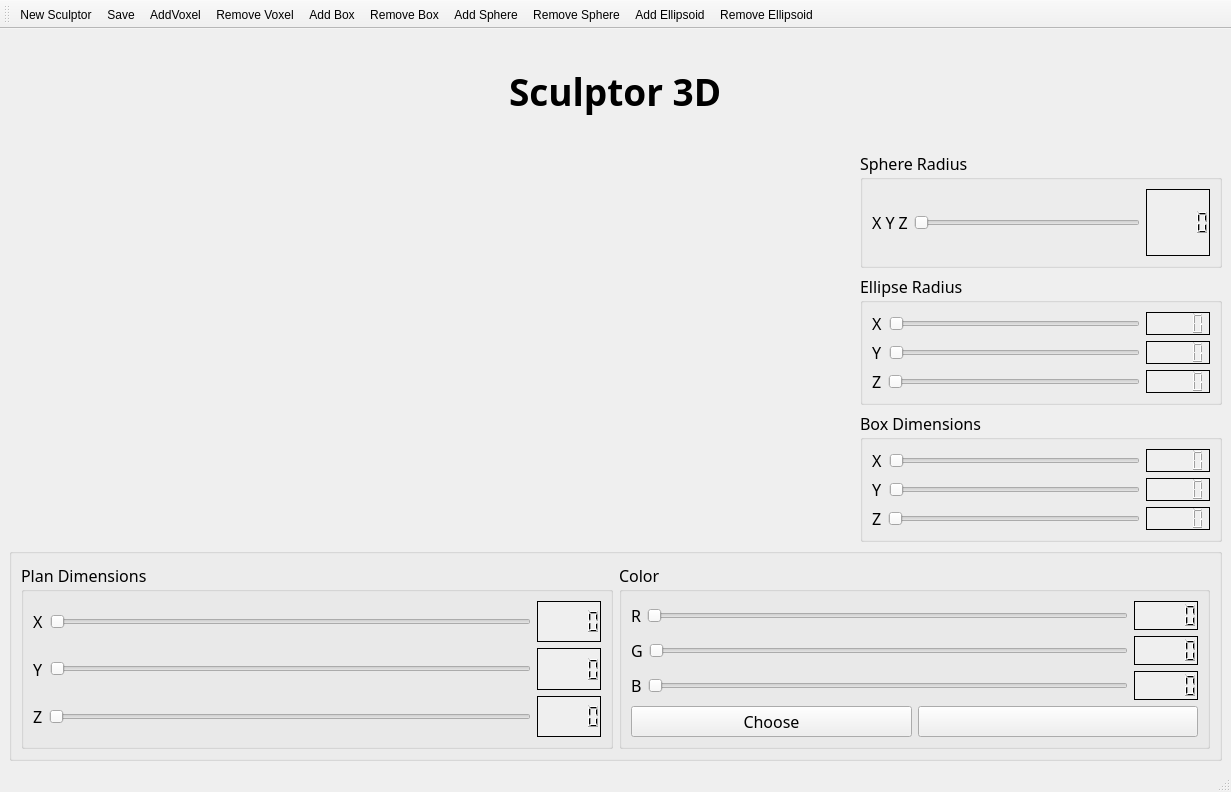
<?xml version="1.0" encoding="UTF-8"?>
<ui version="4.0">
 <class>MainWindow</class>
 <widget class="QMainWindow" name="MainWindow">
  <property name="geometry">
   <rect>
    <x>0</x>
    <y>0</y>
    <width>1231</width>
    <height>792</height>
   </rect>
  </property>
  <property name="maximumSize">
   <size>
    <width>1469</width>
    <height>1008</height>
   </size>
  </property>
  <property name="windowTitle">
   <string>MainWindow</string>
  </property>
  <property name="layoutDirection">
   <enum>Qt::LeftToRight</enum>
  </property>
  <widget class="QWidget" name="centralwidget">
   <layout class="QGridLayout" name="gridLayout_11">
    <item row="0" column="0">
     <layout class="QGridLayout" name="gridLayout" rowstretch="15,55,30">
      <item row="0" column="0">
       <layout class="QGridLayout" name="gridLayout_2">
        <item row="0" column="0" alignment="Qt::AlignHCenter|Qt::AlignVCenter">
         <widget class="QLabel" name="label_2">
          <property name="font">
           <font>
            <family>Exo</family>
            <pointsize>28</pointsize>
            <bold>true</bold>
           </font>
          </property>
          <property name="layoutDirection">
           <enum>Qt::LeftToRight</enum>
          </property>
          <property name="text">
           <string>Sculptor 3D</string>
          </property>
         </widget>
        </item>
       </layout>
      </item>
      <item row="2" column="0">
       <widget class="QGroupBox" name="groupBox_2">
        <property name="title">
         <string/>
        </property>
        <layout class="QGridLayout" name="gridLayout_3">
         <item row="0" column="0">
          <layout class="QHBoxLayout" name="horizontalLayout_19" stretch="50,50">
           <item>
            <widget class="QGroupBox" name="groupBox_4">
             <property name="font">
              <font>
               <family>Exo</family>
               <pointsize>12</pointsize>
              </font>
             </property>
             <property name="title">
              <string>Plan Dimensions</string>
             </property>
             <layout class="QGridLayout" name="gridLayout_6">
              <item row="0" column="0">
               <layout class="QGridLayout" name="gridLayout_5">
                <item row="1" column="0">
                 <layout class="QHBoxLayout" name="horizontalLayout_9">
                  <item>
                   <widget class="QLabel" name="label_9">
                    <property name="text">
                     <string>X</string>
                    </property>
                   </widget>
                  </item>
                  <item>
                   <widget class="QSlider" name="horizontalSliderDX">
                    <property name="orientation">
                     <enum>Qt::Horizontal</enum>
                    </property>
                   </widget>
                  </item>
                  <item>
                   <widget class="QLCDNumber" name="lcdNumberDX">
                    <property name="autoFillBackground">
                     <bool>true</bool>
                    </property>
                    <property name="frameShadow">
                     <enum>QFrame::Plain</enum>
                    </property>
                   </widget>
                  </item>
                 </layout>
                </item>
                <item row="3" column="0">
                 <layout class="QHBoxLayout" name="horizontalLayout_10">
                  <item>
                   <widget class="QLabel" name="label_10">
                    <property name="text">
                     <string>Y</string>
                    </property>
                   </widget>
                  </item>
                  <item>
                   <widget class="QSlider" name="horizontalSliderDY">
                    <property name="orientation">
                     <enum>Qt::Horizontal</enum>
                    </property>
                   </widget>
                  </item>
                  <item>
                   <widget class="QLCDNumber" name="lcdNumberDY">
                    <property name="autoFillBackground">
                     <bool>true</bool>
                    </property>
                    <property name="frameShadow">
                     <enum>QFrame::Plain</enum>
                    </property>
                   </widget>
                  </item>
                 </layout>
                </item>
                <item row="5" column="0">
                 <layout class="QHBoxLayout" name="horizontalLayout_11">
                  <item>
                   <widget class="QLabel" name="label_11">
                    <property name="text">
                     <string>Z</string>
                    </property>
                   </widget>
                  </item>
                  <item>
                   <widget class="QSlider" name="horizontalSliderDZ">
                    <property name="orientation">
                     <enum>Qt::Horizontal</enum>
                    </property>
                   </widget>
                  </item>
                  <item>
                   <widget class="QLCDNumber" name="lcdNumberDZ">
                    <property name="autoFillBackground">
                     <bool>true</bool>
                    </property>
                    <property name="frameShadow">
                     <enum>QFrame::Plain</enum>
                    </property>
                   </widget>
                  </item>
                 </layout>
                </item>
               </layout>
              </item>
             </layout>
            </widget>
           </item>
           <item>
            <widget class="QGroupBox" name="groupBox_5">
             <property name="font">
              <font>
               <family>Exo</family>
               <pointsize>12</pointsize>
              </font>
             </property>
             <property name="title">
              <string>Color</string>
             </property>
             <layout class="QGridLayout" name="gridLayout_7">
              <item row="0" column="0">
               <layout class="QGridLayout" name="gridLayout_4">
                <item row="1" column="0">
                 <layout class="QHBoxLayout" name="horizontalLayout_16">
                  <item>
                   <widget class="QLabel" name="label_15">
                    <property name="text">
                     <string>R</string>
                    </property>
                   </widget>
                  </item>
                  <item>
                   <widget class="QSlider" name="horizontalSliderRed">
                    <property name="maximum">
                     <number>255</number>
                    </property>
                    <property name="orientation">
                     <enum>Qt::Horizontal</enum>
                    </property>
                   </widget>
                  </item>
                  <item>
                   <widget class="QLCDNumber" name="lcdNumberRed">
                    <property name="autoFillBackground">
                     <bool>true</bool>
                    </property>
                    <property name="frameShadow">
                     <enum>QFrame::Plain</enum>
                    </property>
                   </widget>
                  </item>
                 </layout>
                </item>
                <item row="3" column="0">
                 <layout class="QHBoxLayout" name="horizontalLayout_17">
                  <item>
                   <widget class="QLabel" name="label_16">
                    <property name="text">
                     <string>G</string>
                    </property>
                   </widget>
                  </item>
                  <item>
                   <widget class="QSlider" name="horizontalSliderGreen">
                    <property name="maximum">
                     <number>255</number>
                    </property>
                    <property name="orientation">
                     <enum>Qt::Horizontal</enum>
                    </property>
                   </widget>
                  </item>
                  <item>
                   <widget class="QLCDNumber" name="lcdNumberGreen">
                    <property name="autoFillBackground">
                     <bool>true</bool>
                    </property>
                    <property name="frameShadow">
                     <enum>QFrame::Plain</enum>
                    </property>
                   </widget>
                  </item>
                 </layout>
                </item>
                <item row="5" column="0">
                 <layout class="QHBoxLayout" name="horizontalLayout_18">
                  <item>
                   <widget class="QLabel" name="label_17">
                    <property name="text">
                     <string>B</string>
                    </property>
                   </widget>
                  </item>
                  <item>
                   <widget class="QSlider" name="horizontalSliderBlue">
                    <property name="maximum">
                     <number>255</number>
                    </property>
                    <property name="orientation">
                     <enum>Qt::Horizontal</enum>
                    </property>
                   </widget>
                  </item>
                  <item>
                   <widget class="QLCDNumber" name="lcdNumberBle">
                    <property name="autoFillBackground">
                     <bool>true</bool>
                    </property>
                    <property name="frameShadow">
                     <enum>QFrame::Plain</enum>
                    </property>
                   </widget>
                  </item>
                 </layout>
                </item>
                <item row="6" column="0">
                 <layout class="QHBoxLayout" name="horizontalLayout_15">
                  <item>
                   <widget class="QPushButton" name="pushButtonColor">
                    <property name="text">
                     <string>Choose</string>
                    </property>
                   </widget>
                  </item>
                  <item>
                   <widget class="QPushButton" name="pushButtonShowColor">
                    <property name="text">
                     <string/>
                    </property>
                   </widget>
                  </item>
                 </layout>
                </item>
               </layout>
              </item>
             </layout>
            </widget>
           </item>
          </layout>
         </item>
        </layout>
       </widget>
      </item>
      <item row="1" column="0">
       <layout class="QHBoxLayout" name="horizontalLayout_12" stretch="70,30">
        <item>
         <widget class="Plotter" name="widgetDraw" native="true"/>
        </item>
        <item>
         <layout class="QVBoxLayout" name="verticalLayout_4">
          <item>
           <widget class="QGroupBox" name="groupBoxSphere">
            <property name="font">
             <font>
              <family>Exo</family>
              <pointsize>12</pointsize>
             </font>
            </property>
            <property name="title">
             <string>Sphere Radius</string>
            </property>
            <layout class="QGridLayout" name="gridLayout_8">
             <item row="0" column="0">
              <layout class="QVBoxLayout" name="verticalLayout_2">
               <property name="leftMargin">
                <number>0</number>
               </property>
               <property name="topMargin">
                <number>0</number>
               </property>
               <property name="rightMargin">
                <number>0</number>
               </property>
               <property name="bottomMargin">
                <number>0</number>
               </property>
               <item>
                <layout class="QHBoxLayout" name="horizontalLayout">
                 <item>
                  <widget class="QLabel" name="label_12">
                   <property name="text">
                    <string>X Y Z</string>
                   </property>
                  </widget>
                 </item>
                 <item>
                  <widget class="QSlider" name="horizontalSliderRaio">
                   <property name="orientation">
                    <enum>Qt::Horizontal</enum>
                   </property>
                  </widget>
                 </item>
                 <item>
                  <widget class="QLCDNumber" name="lcdNumberRaio">
                   <property name="autoFillBackground">
                    <bool>true</bool>
                   </property>
                   <property name="frameShadow">
                    <enum>QFrame::Plain</enum>
                   </property>
                   <property name="smallDecimalPoint">
                    <bool>false</bool>
                   </property>
                  </widget>
                 </item>
                </layout>
               </item>
              </layout>
             </item>
            </layout>
           </widget>
          </item>
          <item>
           <widget class="QGroupBox" name="groupBoxEllipse">
            <property name="font">
             <font>
              <family>Exo</family>
              <pointsize>12</pointsize>
             </font>
            </property>
            <property name="title">
             <string>Ellipse Radius</string>
            </property>
            <layout class="QGridLayout" name="gridLayout_9">
             <item row="0" column="0">
              <layout class="QVBoxLayout" name="verticalLayout">
               <item>
                <layout class="QHBoxLayout" name="horizontalLayout_3">
                 <item>
                  <widget class="QLabel" name="label_3">
                   <property name="text">
                    <string>X</string>
                   </property>
                  </widget>
                 </item>
                 <item>
                  <widget class="QSlider" name="horizontalSliderEllipseRx">
                   <property name="orientation">
                    <enum>Qt::Horizontal</enum>
                   </property>
                  </widget>
                 </item>
                 <item>
                  <widget class="QLCDNumber" name="lcdNumberEllipseRx">
                   <property name="autoFillBackground">
                    <bool>true</bool>
                   </property>
                   <property name="frameShadow">
                    <enum>QFrame::Plain</enum>
                   </property>
                  </widget>
                 </item>
                </layout>
               </item>
               <item>
                <layout class="QHBoxLayout" name="horizontalLayout_4">
                 <item>
                  <widget class="QLabel" name="label_4">
                   <property name="text">
                    <string>Y</string>
                   </property>
                  </widget>
                 </item>
                 <item>
                  <widget class="QSlider" name="horizontalSliderEllipseRy">
                   <property name="orientation">
                    <enum>Qt::Horizontal</enum>
                   </property>
                  </widget>
                 </item>
                 <item>
                  <widget class="QLCDNumber" name="lcdNumberEllipseRy">
                   <property name="autoFillBackground">
                    <bool>true</bool>
                   </property>
                   <property name="frameShadow">
                    <enum>QFrame::Plain</enum>
                   </property>
                  </widget>
                 </item>
                </layout>
               </item>
               <item>
                <layout class="QHBoxLayout" name="horizontalLayout_5">
                 <item>
                  <widget class="QLabel" name="label_5">
                   <property name="text">
                    <string>Z</string>
                   </property>
                  </widget>
                 </item>
                 <item>
                  <widget class="QSlider" name="horizontalSliderEllipseRz">
                   <property name="orientation">
                    <enum>Qt::Horizontal</enum>
                   </property>
                  </widget>
                 </item>
                 <item>
                  <widget class="QLCDNumber" name="lcdNumberEllipseRz">
                   <property name="autoFillBackground">
                    <bool>true</bool>
                   </property>
                   <property name="frameShadow">
                    <enum>QFrame::Plain</enum>
                   </property>
                  </widget>
                 </item>
                </layout>
               </item>
              </layout>
             </item>
            </layout>
           </widget>
          </item>
          <item>
           <widget class="QGroupBox" name="groupBox_3">
            <property name="font">
             <font>
              <family>Exo</family>
              <pointsize>12</pointsize>
             </font>
            </property>
            <property name="title">
             <string>Box Dimensions</string>
            </property>
            <layout class="QGridLayout" name="gridLayout_10">
             <item row="0" column="0">
              <layout class="QVBoxLayout" name="verticalLayout_3">
               <item>
                <layout class="QHBoxLayout" name="horizontalLayout_6">
                 <item>
                  <widget class="QLabel" name="label_6">
                   <property name="text">
                    <string>X</string>
                   </property>
                  </widget>
                 </item>
                 <item>
                  <widget class="QSlider" name="horizontalSliderBoxX">
                   <property name="orientation">
                    <enum>Qt::Horizontal</enum>
                   </property>
                  </widget>
                 </item>
                 <item>
                  <widget class="QLCDNumber" name="lcdNumberBoxX">
                   <property name="autoFillBackground">
                    <bool>true</bool>
                   </property>
                   <property name="frameShadow">
                    <enum>QFrame::Plain</enum>
                   </property>
                  </widget>
                 </item>
                </layout>
               </item>
               <item>
                <layout class="QHBoxLayout" name="horizontalLayoutBoxY">
                 <item>
                  <widget class="QLabel" name="label_7">
                   <property name="text">
                    <string>Y</string>
                   </property>
                  </widget>
                 </item>
                 <item>
                  <widget class="QSlider" name="horizontalSliderBoxY">
                   <property name="orientation">
                    <enum>Qt::Horizontal</enum>
                   </property>
                  </widget>
                 </item>
                 <item>
                  <widget class="QLCDNumber" name="lcdNumberBoxY">
                   <property name="autoFillBackground">
                    <bool>true</bool>
                   </property>
                   <property name="frameShadow">
                    <enum>QFrame::Plain</enum>
                   </property>
                  </widget>
                 </item>
                </layout>
               </item>
               <item>
                <layout class="QHBoxLayout" name="horizontalLayoutBoxZ">
                 <item>
                  <widget class="QLabel" name="label_8">
                   <property name="text">
                    <string>Z</string>
                   </property>
                  </widget>
                 </item>
                 <item>
                  <widget class="QSlider" name="horizontalSliderBoxZ">
                   <property name="orientation">
                    <enum>Qt::Horizontal</enum>
                   </property>
                  </widget>
                 </item>
                 <item>
                  <widget class="QLCDNumber" name="lcdNumberBoxZ">
                   <property name="autoFillBackground">
                    <bool>true</bool>
                   </property>
                   <property name="frameShadow">
                    <enum>QFrame::Plain</enum>
                   </property>
                  </widget>
                 </item>
                </layout>
               </item>
              </layout>
             </item>
            </layout>
           </widget>
          </item>
         </layout>
        </item>
       </layout>
      </item>
     </layout>
    </item>
   </layout>
  </widget>
  <widget class="QStatusBar" name="statusbar"/>
  <widget class="QToolBar" name="toolBar">
   <property name="windowTitle">
    <string>toolBar</string>
   </property>
   <attribute name="toolBarArea">
    <enum>TopToolBarArea</enum>
   </attribute>
   <attribute name="toolBarBreak">
    <bool>false</bool>
   </attribute>
   <addaction name="action_newSculptor"/>
   <addaction name="actionSave"/>
   <addaction name="action_putVoxel"/>
   <addaction name="action_cutVoxel"/>
   <addaction name="action_putBox"/>
   <addaction name="action_cutBox"/>
   <addaction name="action_putSphere"/>
   <addaction name="action_cutSphere"/>
   <addaction name="action_putEllipsoid"/>
   <addaction name="action_cutEllipsoid"/>
  </widget>
  <action name="actionNew_Sculptor">
   <property name="text">
    <string>New Sculptor</string>
   </property>
  </action>
  <action name="actionQuit">
   <property name="text">
    <string>Quit</string>
   </property>
  </action>
  <action name="action_newSculptor">
   <property name="icon">
    <iconset resource="Resources.qrc">
     <normaloff>:/icons/recursos/new.png</normaloff>:/icons/recursos/new.png</iconset>
   </property>
   <property name="text">
    <string>New Sculptor</string>
   </property>
   <property name="toolTip">
    <string>New Sculptor</string>
   </property>
  </action>
  <action name="actionSave">
   <property name="icon">
    <iconset resource="Resources.qrc">
     <normaloff>:/icons/recursos/save.png</normaloff>:/icons/recursos/save.png</iconset>
   </property>
   <property name="text">
    <string>Save</string>
   </property>
   <property name="toolTip">
    <string>Save</string>
   </property>
  </action>
  <action name="action_putVoxel">
   <property name="icon">
    <iconset resource="Resources.qrc">
     <normaloff>:/icons/recursos/putVoxel.png</normaloff>:/icons/recursos/putVoxel.png</iconset>
   </property>
   <property name="text">
    <string>AddVoxel</string>
   </property>
   <property name="toolTip">
    <string>Add Voxel</string>
   </property>
  </action>
  <action name="action_cutVoxel">
   <property name="icon">
    <iconset resource="Resources.qrc">
     <normaloff>:/icons/recursos/cutVoxel.png</normaloff>:/icons/recursos/cutVoxel.png</iconset>
   </property>
   <property name="text">
    <string>Remove Voxel</string>
   </property>
  </action>
  <action name="action_putSphere">
   <property name="icon">
    <iconset resource="Resources.qrc">
     <normaloff>:/icons/recursos/putSphere.png</normaloff>:/icons/recursos/putSphere.png</iconset>
   </property>
   <property name="text">
    <string>Add Sphere</string>
   </property>
   <property name="toolTip">
    <string>Add Sphere</string>
   </property>
  </action>
  <action name="action_cutSphere">
   <property name="icon">
    <iconset resource="Resources.qrc">
     <normaloff>:/icons/recursos/cutSphere.png</normaloff>:/icons/recursos/cutSphere.png</iconset>
   </property>
   <property name="text">
    <string>Remove Sphere</string>
   </property>
   <property name="toolTip">
    <string>Remove Sphere</string>
   </property>
  </action>
  <action name="action_putBox">
   <property name="icon">
    <iconset resource="Resources.qrc">
     <normaloff>:/icons/recursos/putBox.png</normaloff>:/icons/recursos/putBox.png</iconset>
   </property>
   <property name="text">
    <string>Add Box</string>
   </property>
   <property name="toolTip">
    <string>Add Box</string>
   </property>
  </action>
  <action name="action_cutBox">
   <property name="icon">
    <iconset resource="Resources.qrc">
     <normaloff>:/icons/recursos/cutBox.png</normaloff>:/icons/recursos/cutBox.png</iconset>
   </property>
   <property name="text">
    <string>Remove Box</string>
   </property>
   <property name="toolTip">
    <string>Remove Box</string>
   </property>
  </action>
  <action name="action_putEllipsoid">
   <property name="icon">
    <iconset resource="Resources.qrc">
     <normaloff>:/icons/recursos/putEllipsoid.png</normaloff>:/icons/recursos/putEllipsoid.png</iconset>
   </property>
   <property name="text">
    <string>Add Ellipsoid</string>
   </property>
   <property name="toolTip">
    <string>Add Ellipsoid</string>
   </property>
  </action>
  <action name="action_cutEllipsoid">
   <property name="icon">
    <iconset resource="Resources.qrc">
     <normaloff>:/icons/recursos/cutEllipsoid.png</normaloff>:/icons/recursos/cutEllipsoid.png</iconset>
   </property>
   <property name="text">
    <string>Remove Ellipsoid</string>
   </property>
   <property name="toolTip">
    <string>Remove Ellipsoid</string>
   </property>
  </action>
 </widget>
 <customwidgets>
  <customwidget>
   <class>Plotter</class>
   <extends>QWidget</extends>
   <header>plotter.h</header>
   <container>1</container>
  </customwidget>
 </customwidgets>
 <resources>
  <include location="Resources.qrc"/>
 </resources>
 <connections>
  <connection>
   <sender>horizontalSliderRaio</sender>
   <signal>valueChanged(int)</signal>
   <receiver>lcdNumberRaio</receiver>
   <slot>display(int)</slot>
   <hints>
    <hint type="sourcelabel">
     <x>960</x>
     <y>187</y>
    </hint>
    <hint type="destinationlabel">
     <x>1030</x>
     <y>199</y>
    </hint>
   </hints>
  </connection>
  <connection>
   <sender>horizontalSliderEllipseRx</sender>
   <signal>valueChanged(int)</signal>
   <receiver>lcdNumberEllipseRx</receiver>
   <slot>display(int)</slot>
   <hints>
    <hint type="sourcelabel">
     <x>805</x>
     <y>292</y>
    </hint>
    <hint type="destinationlabel">
     <x>1035</x>
     <y>296</y>
    </hint>
   </hints>
  </connection>
  <connection>
   <sender>horizontalSliderEllipseRy</sender>
   <signal>valueChanged(int)</signal>
   <receiver>lcdNumberEllipseRy</receiver>
   <slot>display(int)</slot>
   <hints>
    <hint type="sourcelabel">
     <x>789</x>
     <y>351</y>
    </hint>
    <hint type="destinationlabel">
     <x>1035</x>
     <y>355</y>
    </hint>
   </hints>
  </connection>
  <connection>
   <sender>horizontalSliderEllipseRz</sender>
   <signal>valueChanged(int)</signal>
   <receiver>lcdNumberEllipseRz</receiver>
   <slot>display(int)</slot>
   <hints>
    <hint type="sourcelabel">
     <x>800</x>
     <y>409</y>
    </hint>
    <hint type="destinationlabel">
     <x>1035</x>
     <y>413</y>
    </hint>
   </hints>
  </connection>
  <connection>
   <sender>horizontalSliderBoxX</sender>
   <signal>valueChanged(int)</signal>
   <receiver>lcdNumberBoxX</receiver>
   <slot>display(int)</slot>
   <hints>
    <hint type="sourcelabel">
     <x>800</x>
     <y>507</y>
    </hint>
    <hint type="destinationlabel">
     <x>1035</x>
     <y>511</y>
    </hint>
   </hints>
  </connection>
  <connection>
   <sender>horizontalSliderBoxY</sender>
   <signal>valueChanged(int)</signal>
   <receiver>lcdNumberBoxY</receiver>
   <slot>display(int)</slot>
   <hints>
    <hint type="sourcelabel">
     <x>815</x>
     <y>566</y>
    </hint>
    <hint type="destinationlabel">
     <x>1035</x>
     <y>570</y>
    </hint>
   </hints>
  </connection>
  <connection>
   <sender>horizontalSliderBoxZ</sender>
   <signal>valueChanged(int)</signal>
   <receiver>lcdNumberBoxZ</receiver>
   <slot>display(int)</slot>
   <hints>
    <hint type="sourcelabel">
     <x>813</x>
     <y>624</y>
    </hint>
    <hint type="destinationlabel">
     <x>1035</x>
     <y>628</y>
    </hint>
   </hints>
  </connection>
  <connection>
   <sender>horizontalSliderDX</sender>
   <signal>valueChanged(int)</signal>
   <receiver>lcdNumberDX</receiver>
   <slot>display(int)</slot>
   <hints>
    <hint type="sourcelabel">
     <x>305</x>
     <y>736</y>
    </hint>
    <hint type="destinationlabel">
     <x>460</x>
     <y>740</y>
    </hint>
   </hints>
  </connection>
  <connection>
   <sender>horizontalSliderDY</sender>
   <signal>valueChanged(int)</signal>
   <receiver>lcdNumberDY</receiver>
   <slot>display(int)</slot>
   <hints>
    <hint type="sourcelabel">
     <x>286</x>
     <y>786</y>
    </hint>
    <hint type="destinationlabel">
     <x>460</x>
     <y>790</y>
    </hint>
   </hints>
  </connection>
  <connection>
   <sender>horizontalSliderDZ</sender>
   <signal>valueChanged(int)</signal>
   <receiver>lcdNumberDZ</receiver>
   <slot>display(int)</slot>
   <hints>
    <hint type="sourcelabel">
     <x>354</x>
     <y>836</y>
    </hint>
    <hint type="destinationlabel">
     <x>460</x>
     <y>840</y>
    </hint>
   </hints>
  </connection>
  <connection>
   <sender>horizontalSliderRed</sender>
   <signal>valueChanged(int)</signal>
   <receiver>lcdNumberRed</receiver>
   <slot>display(int)</slot>
   <hints>
    <hint type="sourcelabel">
     <x>883</x>
     <y>726</y>
    </hint>
    <hint type="destinationlabel">
     <x>953</x>
     <y>730</y>
    </hint>
   </hints>
  </connection>
  <connection>
   <sender>horizontalSliderGreen</sender>
   <signal>valueChanged(int)</signal>
   <receiver>lcdNumberGreen</receiver>
   <slot>display(int)</slot>
   <hints>
    <hint type="sourcelabel">
     <x>883</x>
     <y>776</y>
    </hint>
    <hint type="destinationlabel">
     <x>953</x>
     <y>780</y>
    </hint>
   </hints>
  </connection>
  <connection>
   <sender>horizontalSliderBlue</sender>
   <signal>valueChanged(int)</signal>
   <receiver>lcdNumberBle</receiver>
   <slot>display(int)</slot>
   <hints>
    <hint type="sourcelabel">
     <x>883</x>
     <y>826</y>
    </hint>
    <hint type="destinationlabel">
     <x>953</x>
     <y>830</y>
    </hint>
   </hints>
  </connection>
 </connections>
</ui>
